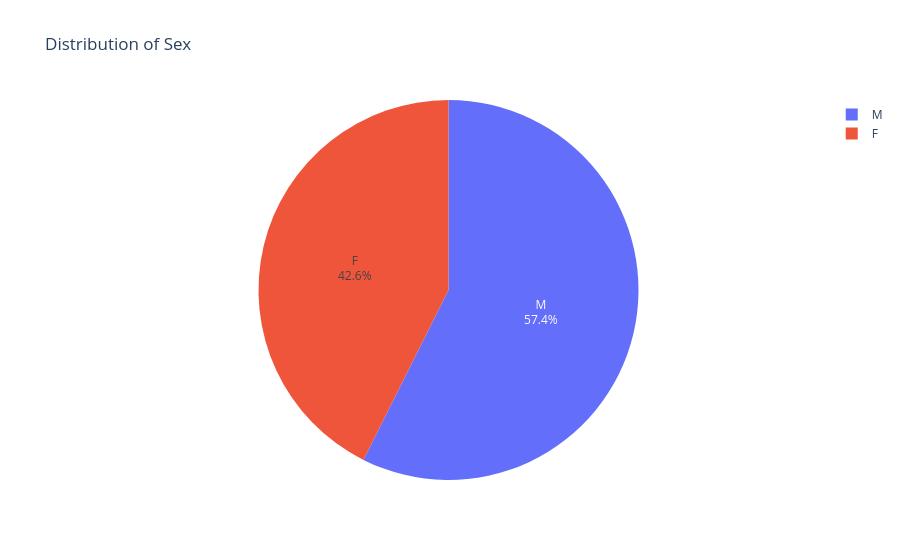

Here is the notebook cell this chart was saved with:
### Code cell
fig = px.pie(sex_counts, values=sex_counts.values, names=sex_counts.index, title='Distribution of Sex')

# Customize layout
fig.update_traces(textposition='inside', textinfo='percent+label')  # Show percentage and label inside slices

# Show the plot
fig.show()

### Figure 1 — Plotly figure (JSON) as saved in the notebook; plotly's stock layout.template omitted (floating-point values rounded to 4 significant figures)
{"data": [{"domain": {"x": [0, 1], "y": [0, 1]}, "hovertemplate": "sex=%{label}<br>value=%{value}<extra></extra>", "labels": ["M", "F"], "legendgroup": "", "name": "", "showlegend": true, "textinfo": "percent+label", "textposition": "inside", "type": "pie", "values": [761, 565]}], "layout": {"legend": {"tracegroupgap": 0}, "title": {"text": "Distribution of Sex"}}}
